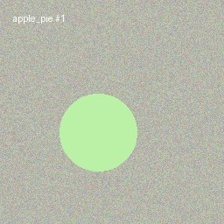
#> input picture data/personal_test/outside_01_apple_pie.jpg, 224 x 224 px
$ python -i prepare_data.py   (imports and definitions only)
#> lines starting #> are read from the running program, lines starting #| are printed output that depends on the picture; after the words box and inside, x2 and y2 are one past the last pixel; in counts of white or black regions, pixels touching at a corner belong together
#> further down, picture is the input picture: shape (224, 224, 3); mean B, G, R 170.2, 188.1, 182.2
"""
prepare_data.py
Part 2 Data Preparation Script for FitSnap.
1. Generates stratified 80/10/10 split with seed 42 and strict cross-split leakage check.
2. Pre-resizes images into offline caches (128px, 176px, 224px) for progressive training.
3. Generates weak pseudo-masks with classical OpenCV (Hough circle plate detection + GrabCut foreground extraction)
   saved to data/processed/seg/ and labeled as 'trained on weak masks'.
"""

import os
import sys
import json
import random
from pathlib import Path
from collections import defaultdict
import cv2
import numpy as np
from PIL import Image

# [7 lines not run here, left out]

SEED = 42
# [2 lines not run here, left out]

BASE_DIR = Path(__file__).resolve().parent
PROJECT_ROOT = BASE_DIR.parent
DATASET_ROOT = PROJECT_ROOT / "fitsnap" / "Food Classification Dataset"
if not DATASET_ROOT.exists():
    DATASET_ROOT = PROJECT_ROOT / "Food Classification Dataset"

DATA_DIR = BASE_DIR / "data"
CACHE_DIR = DATA_DIR / "cache"
SEG_DIR = PROJECT_ROOT / "data" / "processed" / "seg"

# [4 lines not run here, left out]

# [106 lines left out: functions dhash, step1_stratified_split, step2_pre_resize_cache, not called in this run]

def generate_classical_pseudo_mask(img_bgr):
    """
    Classical OpenCV pseudo-mask generator:
    1. Detects circular plate boundary using GaussianBlur + HoughCircles.
    2. Runs GrabCut on the interior plate bounding box to extract food from plate surface.
    Returns: binary mask (0 = background/plate, 255 = food foreground).
    """
    h, w = img_bgr.shape[:2]
#> h = 224; w = 224
    gray = cv2.cvtColor(img_bgr, cv2.COLOR_BGR2GRAY)
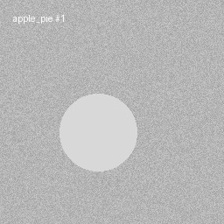
#> gray: shape (224, 224); min 155, max 247, mean 184.3
    blurred = cv2.GaussianBlur(gray, (9, 9), 2)

    # 1. Circle detection for plate rim
    circles = cv2.HoughCircles(
        blurred,
        cv2.HOUGH_GRADIENT,
        dp=1.2,
        minDist=h // 2,
        param1=50,
        param2=30,
        minRadius=int(h * 0.25),
        maxRadius=int(h * 0.48)
    )
#> circles = None

    plate_mask = np.zeros((h, w), dtype=np.uint8)
    if circles is not None:
        circles = np.uint16(np.around(circles))
        c = circles[0][0]
        cv2.circle(plate_mask, (c[0], c[1]), int(c[2] * 0.92), 255, -1)
        rect = (max(5, c[0] - c[2]), max(5, c[1] - c[2]), min(w - 10, c[2] * 2), min(h - 10, c[2] * 2))
    else:
        # Default central plate assumption
        center = (w // 2, h // 2)
#> center = (112, 112)
        cv2.ellipse(plate_mask, center, (int(w * 0.42), int(h * 0.42)), 0, 0, 360, 255, -1)
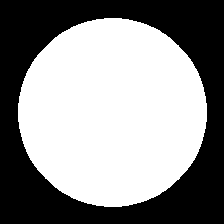
#> plate_mask: shape (224, 224); 55.8% white; 1 black region, box (x1, y1, x2, y2) and area: (0, 0, 224, 224) 22199
        rect = (int(w * 0.1), int(h * 0.1), int(w * 0.8), int(h * 0.8))
#> rect = (22, 22, 179, 179)

    # 2. GrabCut Foreground Extraction
    mask_gc = np.zeros((h, w), np.uint8)
    bgd_model = np.zeros((1, 65), np.float64)
    fgd_model = np.zeros((1, 65), np.float64)

    try:
        cv2.grabCut(img_bgr, mask_gc, rect, bgd_model, fgd_model, 3, cv2.GC_INIT_WITH_RECT)
        # GC_FGD (1) and GC_PR_FGD (3) are foreground
        food_fg = np.where((mask_gc == 1) | (mask_gc == 3), 255, 0).astype('uint8')
        # Restrict food foreground strictly inside plate region
        food_mask = cv2.bitwise_and(food_fg, plate_mask)
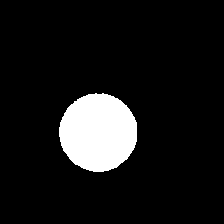
#> food_fg: shape (224, 224); 9.6% white; 1 white region, box (x1, y1, x2, y2) and area: (59, 93, 137, 172) 4802
        # Morphological cleanup
        kernel = cv2.getStructuringElement(cv2.MORPH_ELLIPSE, (5, 5))
        food_mask = cv2.morphologyEx(food_mask, cv2.MORPH_OPEN, kernel, iterations=1)
        food_mask = cv2.morphologyEx(food_mask, cv2.MORPH_CLOSE, kernel, iterations=1)
    except Exception:
        food_mask = plate_mask

    # If GrabCut selected almost nothing, fallback to threshold on saturation/contrast inside plate
    if np.sum(food_mask > 0) < (h * w * 0.05):
        hsv = cv2.cvtColor(img_bgr, cv2.COLOR_BGR2HSV)
        s_channel = hsv[:, :, 1]
        _, thresh = cv2.threshold(s_channel, 40, 255, cv2.THRESH_BINARY)
        food_mask = cv2.bitwise_and(thresh, plate_mask)

    return food_mask

# [49 lines left out: functions step3_generate_weak_pseudo_masks, main, not called in this run]

# [2 lines not run here, left out]

>>> import cv2
>>> picture = cv2.imread('../../data/personal_test/outside_01_apple_pie.jpg')
>>> result = generate_classical_pseudo_mask(picture)
#> result: shape (224, 224); 9.6% white; 1 white region, box (x1, y1, x2, y2) and area: (59, 93, 137, 172) 4797
